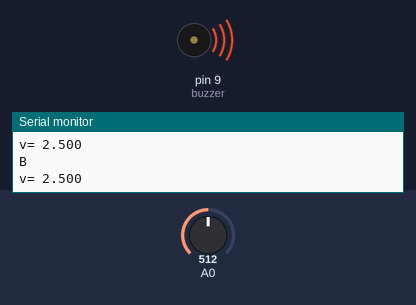
A sketch run on a simulated Arduino Uno, built with avr-gcc and run on an emulated ATmega328P. Shown: buzzer (waves = sounding), the last lines printed to the serial monitor. The inputs (shaded band) are chosen by the test bench; at power-on: A0 = 512.

Above: at 1.4 s.
1.5 s: A0 set to 23
3.3 s: A0 set to 19
At 4.6 s:
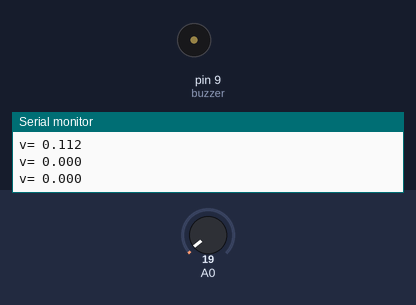
5.1 s: A0 set to 311
6.6 s: A0 set to 334
At 7.4 s:
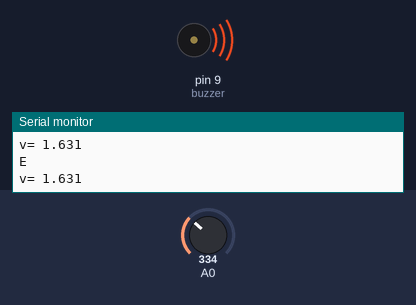
9.0 s: A0 set to 0
At 10.5 s:
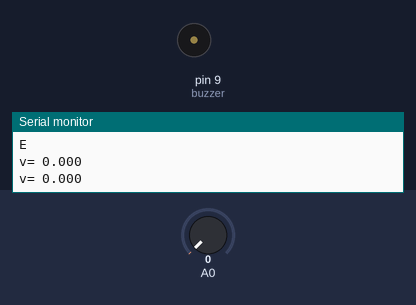
Timing chart, 0 to 11.8 s (numbered marks = the images above; inputs shaded):
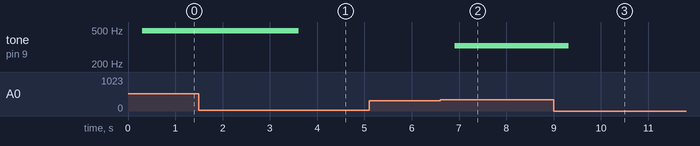

The sketch:

maelproject.ino
```cpp
//#include "LiquidCrystal.h"

float output_voltage = 0.0;
float input_voltage = 4.976;//input voltage before Rref
float temp=0.0;
const int buzzer = 9; //buzzer to arduino pin 9
const float C_freq = 261.626;//C frequency
const float D_freq = 293.665;//D frequency
const float E_freq = 329.628;//E frequency
const float F_freq = 349.228;//F frequency
const float G_freq = 391.995;//G frequency
const float L_freq = 440 ;//L frequency
const float B_freq = 493.883;//B frequency


void setup()
{
   Serial.begin(9600);     //  opens serial port, sets data rate to 9600 bps
   pinMode(buzzer, OUTPUT); // Set buzzer - pin 9 as an output

}
void loop()
{

//Conversion formula for voltage

   float analog_value = analogRead(A0);
   output_voltage = (analog_value * 5.0) / 1024.0;


   if (output_voltage < 0.1)
   {
     output_voltage=0.0;
     delay(300);
     noTone(buzzer);
   }
    Serial.print("v= ");
    Serial.println(output_voltage,3);
    //tone(buzzer, 100);
    delay(300);
    //noTone(buzzer);
    if (output_voltage >(1-0.05)*0.2*input_voltage && output_voltage < (1+0.05)*0.2*input_voltage)
    {
      Serial.println("C\r");
      tone(buzzer, C_freq);
      delay(300);
    }
    if (output_voltage >(1-0.05)*0.368*input_voltage && output_voltage < (1+0.05)*0.368*input_voltage)
    {
      Serial.println("D\r");
      tone(buzzer, D_freq);
      delay(300);
    }
    if (output_voltage >(1-0.05)*0.33*input_voltage && output_voltage < (1+0.05)*0.33*input_voltage)
    {
      Serial.println("E\r");
      tone(buzzer, E_freq);
      delay(300);
    }
    if (output_voltage >(1-0.05)*0.25*input_voltage && output_voltage < (1+0.05)*0.25*input_voltage)
    {
      Serial.println("F\r");
      tone(buzzer, F_freq);
      delay(300);
    }
    if (output_voltage >(1-0.05)*0.455*input_voltage && output_voltage < (1+0.05)*0.455*input_voltage)
    {
      Serial.println("G\r");
      tone(buzzer, G_freq);
      delay(300);
    }
    if (output_voltage >(1-0.05)*0.55*input_voltage && output_voltage < (1+0.05)*0.55*input_voltage)
    {
      Serial.println("L\r");
      tone(buzzer, L_freq);
      delay(300);
    }
    if (output_voltage >(1-0.05)*0.5*input_voltage && output_voltage < (1+0.05)*0.5*input_voltage)
    {
      Serial.println("B\r");
      tone(buzzer, B_freq);
      delay(300);
    }

}
```

Measured:
- the behaviour switches between 21 and 20 on A0 (found by bisection; images 0 and 1)
- the behaviour switches between 319 and 320 on A0 (found by bisection; images 1 and 2)
- after the input at 3.3 s, tone on pin 9 (buzzer): 493 Hz → silent after 0.31 s
- after the input at 6.6 s, tone on pin 9 (buzzer): silent → 329 Hz after 0.31 s
- after the input at 9.0 s, tone on pin 9 (buzzer): 329 Hz → silent after 0.32 s
